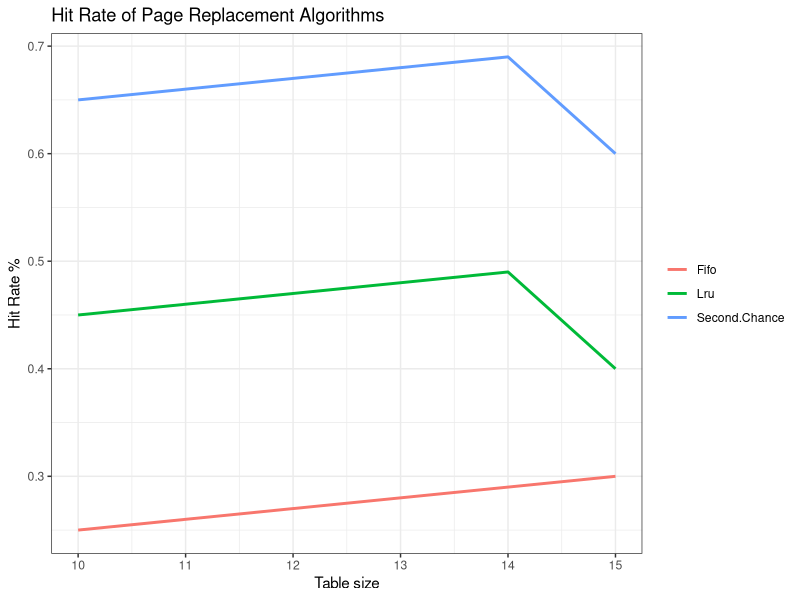
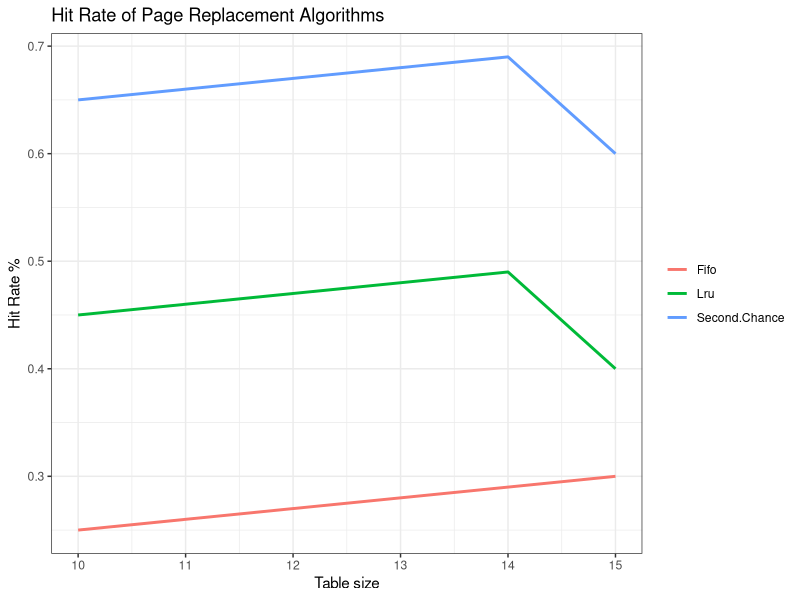

Write R code to recreate these figures, in order.
library(ggplot2)
library(reshape2)
theme_set(theme_bw())
getwd()

data <- read.csv("test.csv")

chart_data <- melt(data, id="Size")
names(chart_data) <- c("x", "Algorithm", "value")

# plot 
ggplot() +
  geom_line(data = chart_data,
    aes(x = x, y = value, color = Algorithm),
    size = 1) +
  labs(title="Hit Rate of Page Replacement Algorithms", 
    y = "Hit Rate %", 
    x = "Table size",
    color = NULL)

ggsave("plot.png")
